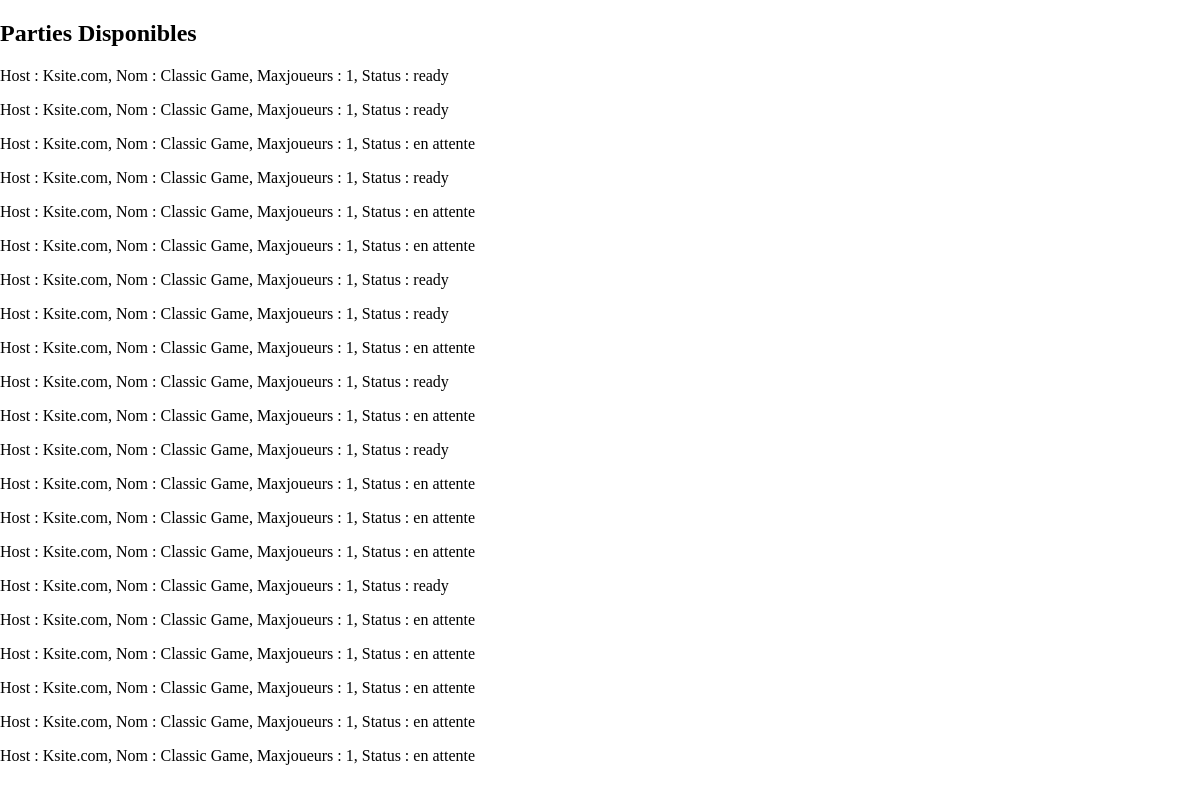
The app's page /classic_games with its own data.
### tables this page shows
CREATE TABLE classic (
    id INTEGER PRIMARY KEY AUTOINCREMENT,
    host TEXT,
    name TEXT,
    status TEXT NOT NULL,
    maxplayers INT,
    creation TIMESTAMP
);

### main.py (the view)
@app.route("/classic_games", methods=['GET', 'POST'])
def classic_games():
    liste_parties = get_classic_games()
    return render_template("./classic_games.html", gamelist=liste_parties, iter_liste=range(len(liste_parties)))

### matchmaking.py (called while the page is built)
def get_classic_games()->list[tuple]:
    try:
        con = sqlite3.connect("./database/database.db")
        cur = con.cursor()
        sqlreq = f"SELECT * FROM classic"
        res = cur.execute(sqlreq)
        reslist = res.fetchall()
        con.close()
        return reslist
    except Exception as erreur:
        print("Erreur dans get_classic_games() :", erreur)
        return []

### templates/classic_games.html (shortened to what this page needs)
<!DOCTYPE html>
<html>
<head>
    <link rel="stylesheet" href="{{url_for('static', filename='styles.css')}}">
</head>
<body>
    <main>
        <div>
            <h2> Parties Disponibles </h2>
            {% for i in iter_liste %}
                <p> Host : {{gamelist[i][1]}}, Nom : {{gamelist[i][2]}}, Maxjoueurs : {{gamelist[i][4]}}, Status : {{gamelist[i][3]}}</p>
            {% endfor %}
        </div>
    </main>
</body>

### static/styles.css (style rules this page uses)
html { height: 100%; }
body { margin: 0px; height: 100%; }

### records on screen
classic: host "Ksite.com", name "Classic Game", maxplayers "1", status "ready"
classic: host "Ksite.com", name "Classic Game", maxplayers "1", status "ready"
classic: host "Ksite.com", name "Classic Game", maxplayers "1", status "en attente"
classic: host "Ksite.com", name "Classic Game", maxplayers "1", status "ready"
classic: host "Ksite.com", name "Classic Game", maxplayers "1", status "en attente"
classic: host "Ksite.com", name "Classic Game", maxplayers "1", status "en attente"
classic: host "Ksite.com", name "Classic Game", maxplayers "1", status "ready"
classic: host "Ksite.com", name "Classic Game", maxplayers "1", status "ready"
classic: host "Ksite.com", name "Classic Game", maxplayers "1", status "en attente"
classic: host "Ksite.com", name "Classic Game", maxplayers "1", status "ready"
classic: host "Ksite.com", name "Classic Game", maxplayers "1", status "en attente"
classic: host "Ksite.com", name "Classic Game", maxplayers "1", status "ready"
classic: host "Ksite.com", name "Classic Game", maxplayers "1", status "en attente"
classic: host "Ksite.com", name "Classic Game", maxplayers "1", status "en attente"
classic: host "Ksite.com", name "Classic Game", maxplayers "1", status "en attente"
classic: host "Ksite.com", name "Classic Game", maxplayers "1", status "ready"
classic: host "Ksite.com", name "Classic Game", maxplayers "1", status "en attente"
classic: host "Ksite.com", name "Classic Game", maxplayers "1", status "en attente"
classic: host "Ksite.com", name "Classic Game", maxplayers "1", status "en attente"
classic: host "Ksite.com", name "Classic Game", maxplayers "1", status "en attente"
classic: host "Ksite.com", name "Classic Game", maxplayers "1", status "en attente"
